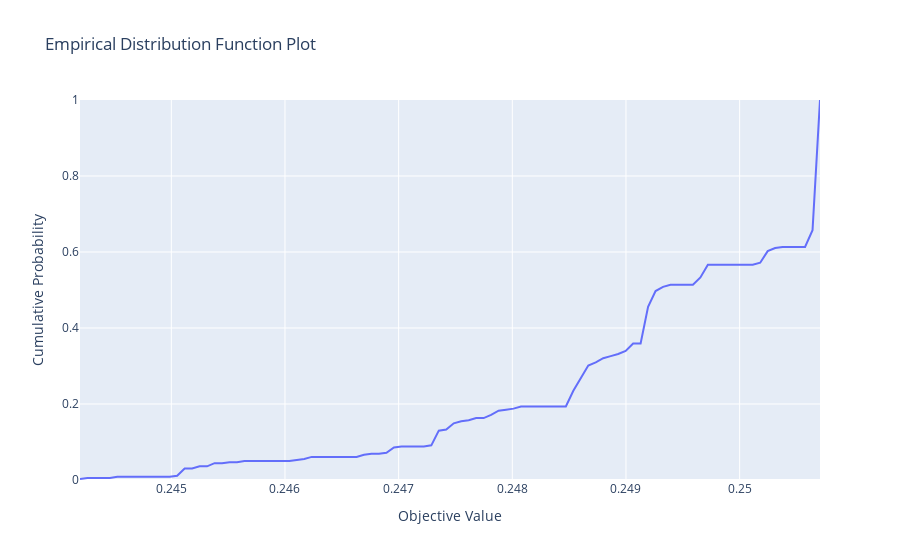

The code cell stored with this chart in its notebook:
### Code cell
opt.visualization.plot_edf(xgb_study)
